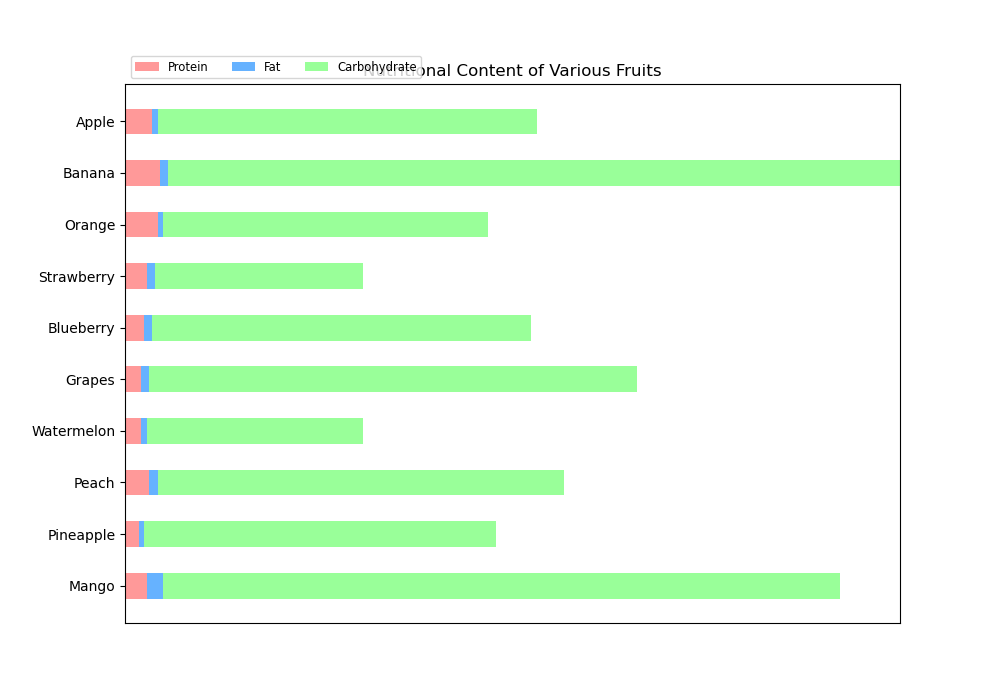

Here is the Python script that generated this plot:

import matplotlib.pyplot as plt
import numpy as np

# Data
categories = ['Apple', 'Banana', 'Orange', 'Strawberry', 'Blueberry', 'Grapes', 'Watermelon', 'Peach', 'Pineapple', 'Mango']
protein = [1, 1.3, 1.2, 0.8, 0.7, 0.6, 0.6, 0.9, 0.5, 0.8]
fat = [0.2, 0.3, 0.2, 0.3, 0.3, 0.3, 0.2, 0.3, 0.2, 0.6]
carbohydrate = [14, 27, 12, 7.7, 14, 18, 8, 15, 13, 25]

# Stack data
data = np.array([protein, fat, carbohydrate])
data_cum = data.cumsum(axis=0)

# Color codes
colors = ['#FF9999', '#66B2FF', '#99FF99']

# Bar width
bar_width = 0.5

# Plotting
fig, ax = plt.subplots(figsize=(10, 7))
ax.invert_yaxis()
ax.xaxis.set_visible(False)
ax.set_xlim(0, np.sum(data, axis=0).max())

for i, colname in enumerate(['Protein', 'Fat', 'Carbohydrate']):
    widths = data[i]
    starts = data_cum[i] - widths
    ax.barh(categories, widths, left=starts, height=bar_width, label=colname, color=colors[i])

ax.legend(ncol=3, bbox_to_anchor=(0, 1), loc='lower left', fontsize='small')
plt.title('Nutritional Content of Various Fruits')
plt.show()
